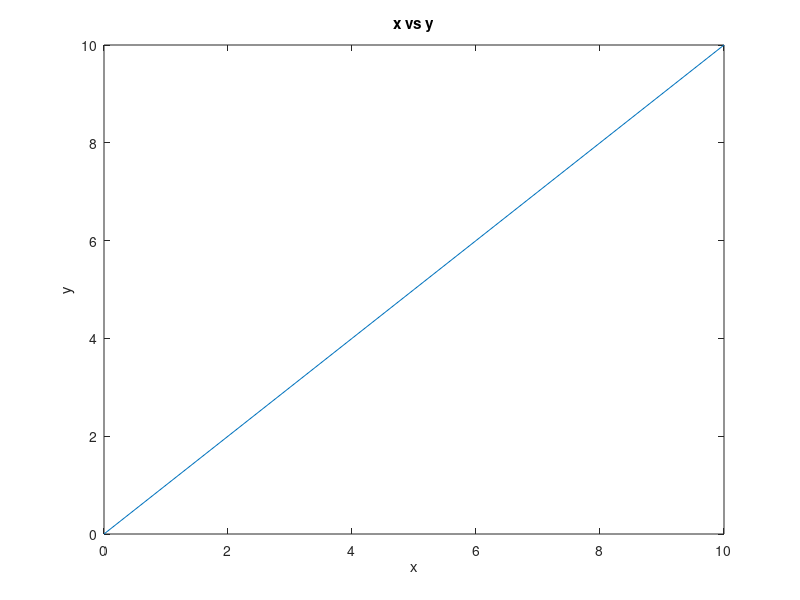

This chart was generated by the following MATLAB code:
% Opens data file xypts.dat. Tells if file was opened properly. Reads in
% data as a string making vectors for the data. Then plots the data, closes
% the file and tells if the file was closed correctly.

fid = fopen('xypts.dat');
if fid == -1
    fprintf('Unable to open file xypts.dat.\n')
else
    fprintf('File opened successfully.\n')
    xvals = zeros(1,10);
    yvals = zeros(1,10);
    for line = 1:10
        % We use 1:10 because we know the length of the file.
        l = fgetl(fid);
        vals = strsplit(l);
        xvals(line) = str2double(vals(2));
        yvals(line) = str2double(vals(4));
    end
    plot(xvals,yvals)
    title('x vs y')
    xlabel('x')
    ylabel('y')
end
fid = fclose(fid);
if fid ~= 0
    fprintf('File did not properly close.\n')
else
    fprintf('File properly closed.\n')
end